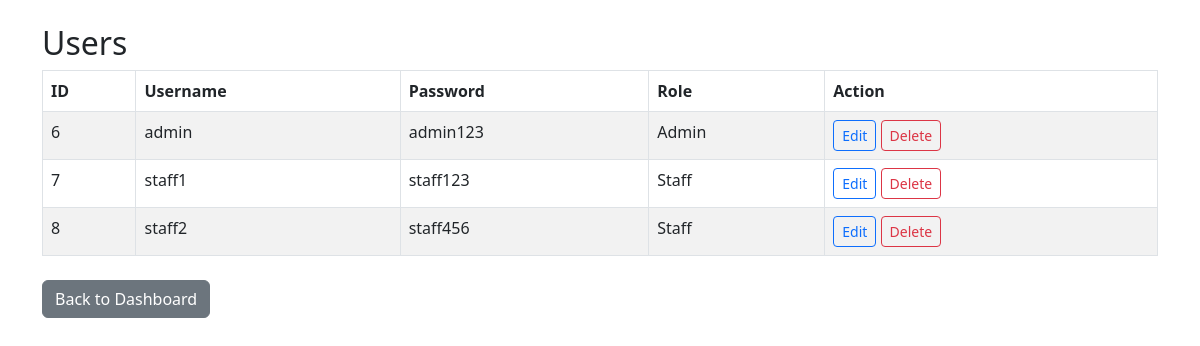
The app's page /view_user.php with its own data.
### tables this page shows
CREATE TABLE `user` (
  `UserID` int(11) NOT NULL,
  `UserName` varchar(50) NOT NULL,
  `Password` varchar(50) NOT NULL,
  `Role` varchar(20) NOT NULL
);

### view_user.php (the view, shortened to what this page needs)
<?php
$conn = new mysqli("localhost", "root", "", "disaster_mgt_db");
$result = $conn->query("SELECT * FROM User");
?>
<!DOCTYPE html>
<html>
<head>
    <link href="https://cdn.jsdelivr.net/npm/bootstrap@5.3.0/dist/css/bootstrap.min.css" rel="stylesheet">
</head>
<body class="p-4">
<div class="container">
    <h2>Users</h2>
    <table class="table table-bordered table-striped">
        <thead>
            <tr>
                <th>ID</th>
                <th>Username</th>
                <th>Password</th>
                <th>Role</th>
                <th>Action</th>
            </tr>
        </thead>
        <tbody>
            <?php while($row = $result->fetch_assoc()): ?>
            <tr>
                <td><?= $row['UserID'] ?></td>
                <td><?= $row['UserName'] ?></td>
                <td><?= $row['Password'] ?></td>
                <td><?= $row['Role'] ?></td>
                <td>
                    <a href="update_user.php?id=<?= $row['UserID'] ?>" class="btn btn-sm btn-outline-primary">Edit</a>
                    <a href="delete_user.php?id=<?= $row['UserID'] ?>" class="btn btn-sm btn-outline-danger">Delete</a>
                </td>
            </tr>
            <?php endwhile; ?>
        </tbody>
    </table>
    <a href="index.php" class="btn btn-secondary mt-2">Back to Dashboard</a>
</div>
</body>
</html>

### records on screen
user: UserID "6", UserName "admin", Password "admin123", Role "Admin"
user: UserID "7", UserName "staff1", Password "staff123", Role "Staff"
user: UserID "8", UserName "staff2", Password "staff456", Role "Staff"
